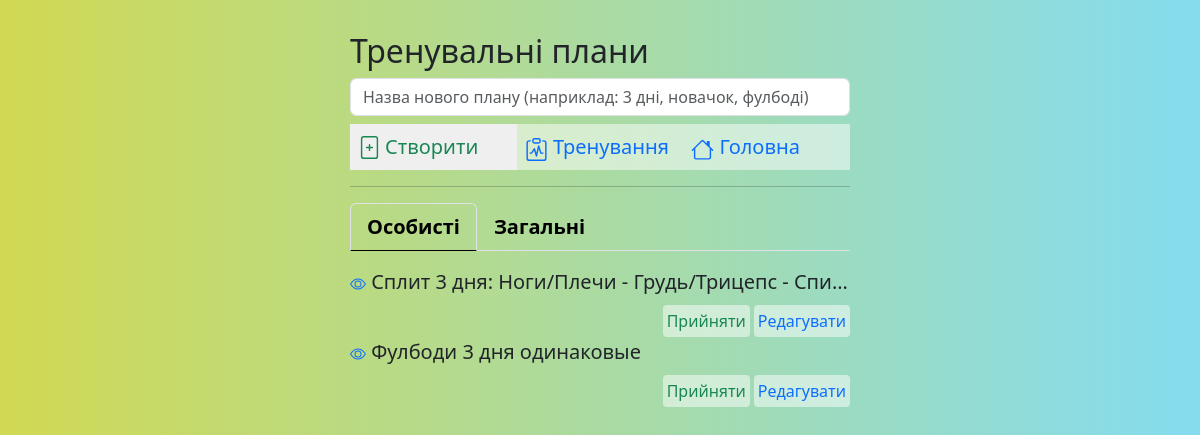
Page /plans_all (signed in) on the earlier database version.
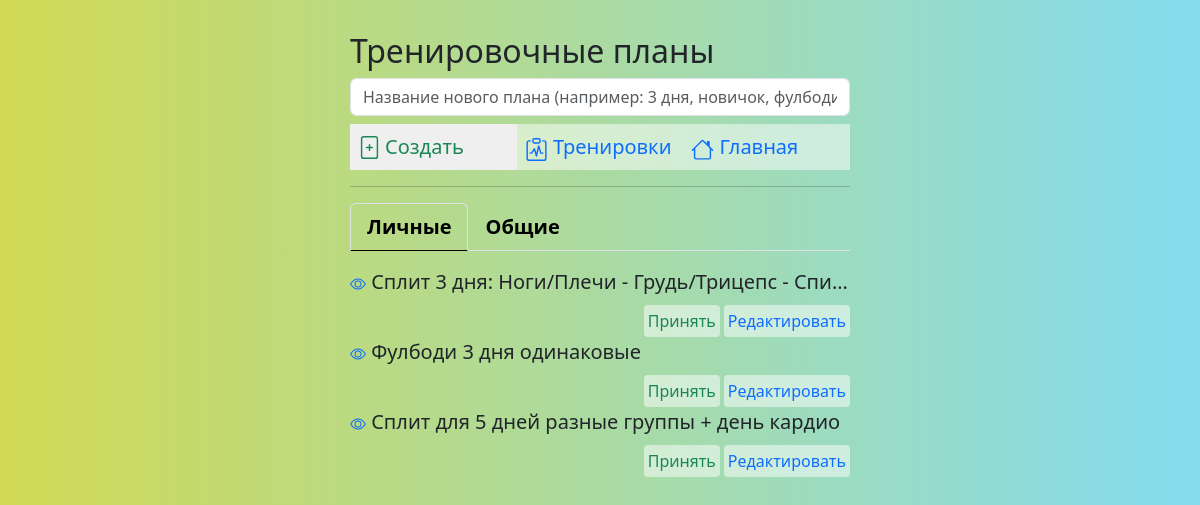
Same page on the later database version.
### _models.py (models this page shows, shortened)
class User(db.Model, UserMixin):
    __tablename__ = 'users'
    id = db.Column(db.Integer, primary_key=True)
    name = db.Column(db.String(80), nullable=False, unique=True)
    password = db.Column(db.String(80), nullable=False)
    role = db.Column(db.String(80), nullable=False, default='user')
    email = db.Column(db.String(80), unique=True, nullable=False)
    language = db.Column(db.String(20), default='EN')
    preferences = db.Column(db.Text, default=[])
    date_registration = Column(db.DateTime)
    date_last_activity = Column(db.DateTime)
    trainings = relationship('UserTraining', back_populates='user')

class Plan(db.Model):
    __tablename__ = 'plans'
    id = db.Column(db.Integer, primary_key=True)
    name = db.Column(db.String, default='New Plan')
    local_names = db.Column(db.Text)
    owner = db.Column(db.String, default='Admin')
    trainings = relationship('Training', secondary='plan_trainings', back_populates='plans')

### main.py (the view)
@app.route('/plans_all', methods=['POST', 'GET'])
@login_required
def plans_all():
    languages = config.LANGUAGES
    conditions = or_(Plan.owner == current_user.name, Plan.owner == 'admin')
    plans = Plan.query.filter(conditions).all()
    plan_ids = [plan.id for plan in plans]
    plan_trainings = Plan_Trainings.query.filter(Plan_Trainings.plan_id.in_(plan_ids)).all()
    trainings_ids = [plan_training.training_id for plan_training in plan_trainings]
    trains = Training.query.filter(Training.training_id.in_(trainings_ids)).all()
    trainings_in_plan = {}  # {plan: [trains], ...}
    plans_local_names = {} # {plan: local_name}
    for plan in plans:
        plans_local_names[plan] = json.loads(plan.local_names) if plan.local_names is not None else {lang: '' for lang in languages}
        trainings_in_plan[plan] = []
        for plan_train in plan_trainings:
            for train in trains:
                if train.training_id == plan_train.training_id and plan_train.plan_id == plan.id:
                    train_time = 0
                    ex_loc_names_user_lang = []
                    for exercise in train.exercises:
                        te = TrainingExercise.query.filter_by(training_id=train.training_id, exercise_id=exercise.exercise_id).first()
                        train_time += te.sets * exercise.time_per_set
                        ex_loc_names = json.loads(exercise.localized_name)
                        ex_loc_name = ex_loc_names[current_user.language]
                        ex_loc_names_user_lang.append(ex_loc_name)
                    train_local_names = json.loads(train.local_names) if train.local_names is not None else {current_user.language: train.name}
                    train_local_name = train_local_names[current_user.language]
                    trainings_in_plan[plan].append([train_local_name, train_time, ex_loc_names_user_lang])
    return render_template('plans_all.html', trainings_in_plan=trainings_in_plan, plans_local_names=plans_local_names)

### _logic.py (called while the page is built)
def load_localization_dict():
    phrases = Localization.query.all()
    phrases_list = {}
    for phrase in phrases:
        translations_dict = json.loads(phrase.translations)
        phrases_list[phrase.key] = translations_dict
    return phrases_list

### main.py (called while the page is built)
@login_manager.user_loader
def load_user(user_id):
    return User.query.get(int(user_id))

@app.context_processor
def inject_local_dict():
    local_dict = load_localization_dict()
    return {'local_dict': local_dict}

### templates/plans_all.html (shortened to what this page needs)
{% extends 'base.html' %}
{% block body %}
<div class="account-block pt-3">
    <div class="mt-3">
        <h2>
            {{local_dict['Training plans'][current_user.language]}}
        </h2>
    </div>
        <form action="/plan_new/0" method="post">
            <div class=" mb-2">
                <input type="text" name="plan_name" id="plan_name" class="form-control" placeholder="{{local_dict['new plan placeholder'][current_user.language]}}" required>
            </div>
            <div class="mb-2 d-flex">
                <div class="account-item fs-5 flex-grow-1 m-0 p-0 text-truncate">
                    <button type="submit" class="submit-no-border text-success d-flex str-link p-2">
                        {{local_dict['Create'][current_user.language]}}
                    </button>
                </div>
                <div class="account-item fs-5 m-0 p-0 text-truncate">
                     <a href="/new_train" class="str-link link-underline link-underline-opacity-0 p-2">
                         {{local_dict['Workouts'][current_user.language]}}
                     </a>
                </div>
                <div class="account-item fs-5 m-0 p-0 text-truncate">
                     <a href="/" class="str-link link-underline link-underline-opacity-0 p-2">
                         {{local_dict['Main'][current_user.language]}}
                     </a>
                </div>
            </div>
        </form>
        <hr>
        <ul class="nav nav-tabs mb-3 fs-5 fw-semibold" id="pills-tab" role="tablist">
                <li class="nav-item" role="presentation">
                    <button class="nav-link active" id="user_plans_tab" data-bs-toggle="pill" data-bs-target="#user_plans" type="button" role="tab" aria-controls="user_plans" aria-selected="true">
                        {{local_dict['Personal'][current_user.language]}}
                    </button>
                </li>
                <li class="nav-item" role="presentation">
                    <button class="nav-link" id="common_tab_tab" data-bs-toggle="pill" data-bs-target="#common_plans" type="button" role="tab" aria-controls="common_plans" aria-selected="false">
                        {{local_dict['General'][current_user.language]}}
                    </button>
                </li>
        </ul>
        <div class="tab-content" id="tabContent">
            <div class="tab-pane fade show active" id="user_plans" role="tabpanel" aria-labelledby="user_plans_tab" tabindex="0">
                {% for plan, trains in trainings_in_plan.items() %}
                {% if plan.owner == current_user.name %}
                    <div class="row">
                            <div class="fs-5  mb-2 text-truncate">
                                <a class="link-underline link-underline-opacity-0" data-bs-toggle="collapse" href="#collapse_user_plan{{plan.id}}" role="button" aria-expanded="false" aria-controls="collapse_user_plan{{plan.id}}">
                                    <span class="text-dark">{{plan.name}}</span>
                                </a>
                            </div>
                            <div class="d-flex justify-content-end">
                                <div class="mx-1">
                                    <a href="/assign_training/{{plan.id}}" class="btn-personal str-link p-1 rounded-1 link-underline link-underline-opacity-0 text-success">
                                        {{local_dict['Accept'][current_user.language]}}
                                    </a>
                                </div>
                                <div class="mx-0">
                                    {% if plan.owner == current_user.name %}
                                        <a href="/plan_new/{{plan.id}}" class="btn-personal str-link p-1 rounded-1 link-underline link-underline-opacity-0 text-primary">
                                            {{local_dict['Edit'][current_user.language]}}
                                        </a>
                                    {% endif %}
                                </div>
                            </div>
                    </div>
                {% endif %}
                {% endfor %}
            </div>
        </div>
</div>
{% endblock %}

### templates/base.html (shortened to what this page needs)
<!doctype html>
<html lang="ru">
<head>
    <link rel="stylesheet" href="{{ url_for('static', filename='css/bootstrap.min.css' )}}">
    <link rel="stylesheet" href="{{ url_for('static', filename='css/main.css' )}}">
    <link href="https://cdnjs.cloudflare.com/ajax/libs/select2/4.1.0-beta.1/css/select2.min.css" rel="stylesheet" />
</head>
<body>
    <div class="container">
        {% block body %}{% endblock %}
    </div>
</body>
</html>

### static/css/main.css (style rules this page uses)
body { background-image: linear-gradient(90deg, rgba(2,0,36,1) 0%, rgba(209,217,83,1) 0%, rgba(134,220,237,1) 98%); background-size: cover; background-repeat: no-repeat; background-attachment: fixed; }
.nav-link.active { background-color: rgba(0, 0, 0, 0.2); }
.str-link { display: inline-block; width: 100%; height: 100%; }
.nav-tabs .nav-item .nav-link { color: black; }
.nav-tabs .nav-item .nav-link.active { background-color: rgba(255,255,240, 0); border-bottom: solid black; border-width: 1px; }
.account-block { position: absolute; top: 0; left: 0; width:100%; max-width: 500px; left: 50%; transform: translateX(-50%); }
.account-item { width: 100%; background-color: rgba(255,255,255, 0.5); margin: 3px; padding: 7px; border: none; }
.btn-personal { background-color: rgba(255,255,255, 0.5); border: none; }
.submit-no-border { border: none; }

Differences in the rows shown:
changed User: language "Тренувальні плани" → "Тренировочные планы"; plan_name "Назва нового плану (наприклад: 3 дні, новачок, фулбоді)" → "Название нового плана (например: 3 дня, новичок, фулбоди)"; language "Створити" → "Создать"; language "Тренування" → "Тренировки"; language "Головна" → "Главная"; language "Особисті" → "Личные"; language "Загальні" → "Общие"; language "Прийняти" → "Принять"; language "Редагувати" → "Редактировать"
added Plan: name "Сплит для 5 дней разные группы + день кардио", {{ local_dict['Accept'][current_user.language] }} "Принять", {{ local_dict['Edit'][current_user.language] }} "Редактировать"
